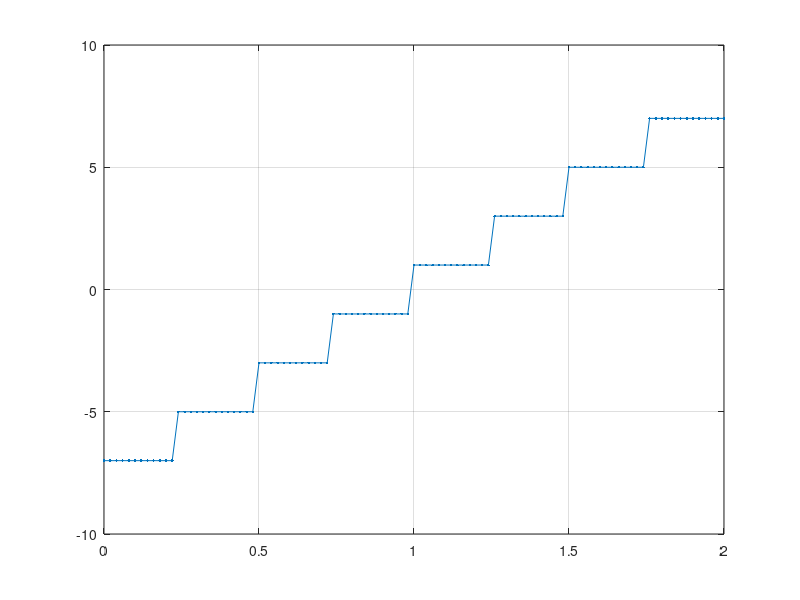

MATLAB code for this plot:
t=0:0.02:2;
s=t;
n=length(s);
for i=1:1:n
    if i<=n/8
        s(i)=-7;
    end
    if i>n/8
        if i<=n/4
            s(i)=-5;
        end
    end
    if i>n/4
        if i<=3*n/8
            s(i)=-3;
        end
    end
    if i>3*n/8
        if i<=n/2
            s(i)=-1;
        end
    end
    if i>n/2
        if i<=5*n/8
            s(i)=1;
        end
    end
    if i>5*n/8
        if i<=3*n/4
            s(i)=3;
        end
    end
    if i>3*n/4
        if i<=7*n/8
            s(i)=5;
        end
    end
    if i>7*n/8
        s(i)=7;
    end
end
plot (t,s,'.-'),grid